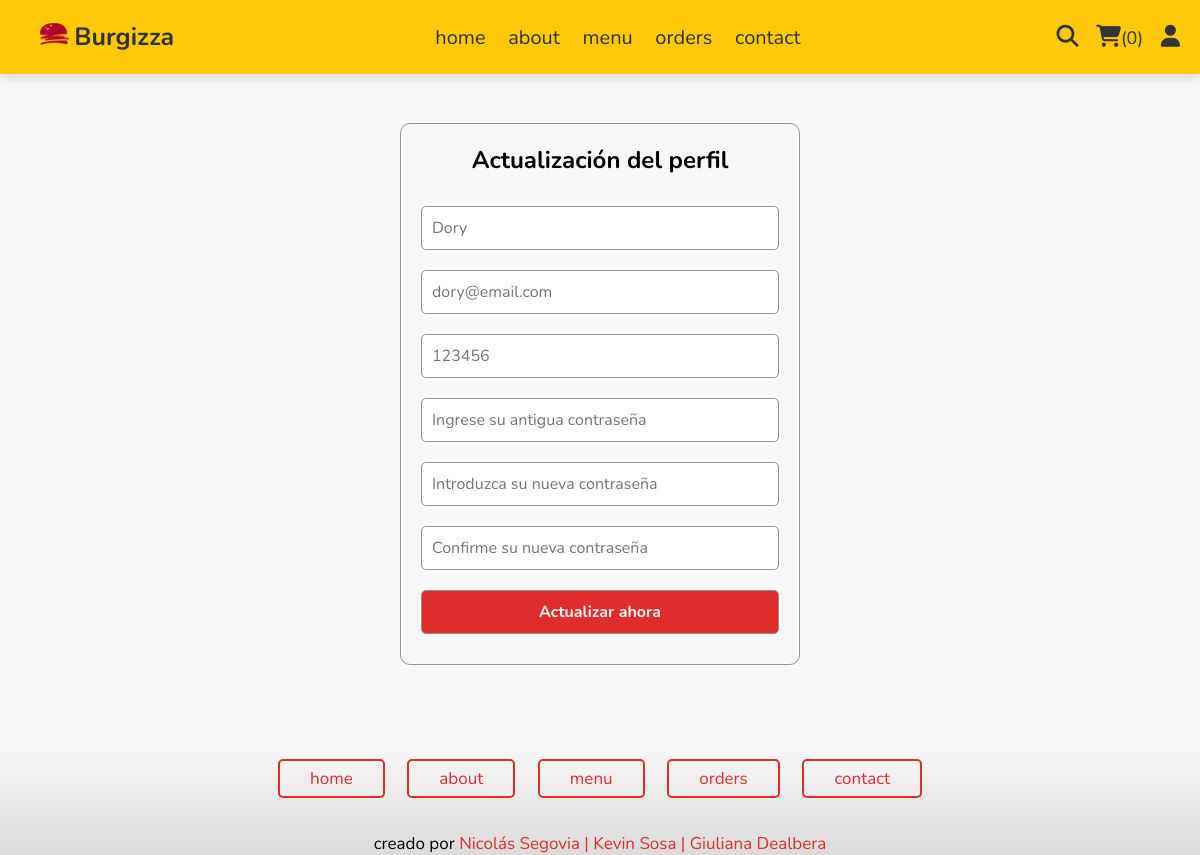
The app's page /update_profile.php (signed in) with its own data.
### tables this page shows
CREATE TABLE `users` (
  `id` int(100) NOT NULL,
  `name` varchar(20) NOT NULL,
  `email` varchar(50) NOT NULL,
  `number` varchar(10) NOT NULL,
  `password` varchar(50) NOT NULL,
  `address` varchar(500) NOT NULL
);

### update_profile.php (the view, shortened to what this page needs)
<?php
include 'components/connect.php';
?>
<!DOCTYPE html>
<html lang="en">
<head>
   <link rel="stylesheet" href="https://cdnjs.cloudflare.com/ajax/libs/font-awesome/6.1.1/css/all.min.css">
   <link rel="stylesheet" href="css/style.css">
</head>
<body>
<?php include 'components/user_header.php'; ?>
<section class="form-container update-form">
   <form action="" method="post">
      <h3>Actualización del perfil</h3>
      <input type="text" name="name" placeholder="<?= $fetch_profile['name']; ?>" class="box" maxlength="50">
      <input type="email" name="email" placeholder="<?= $fetch_profile['email']; ?>" class="box" maxlength="50" oninput="this.value = this.value.replace(/\s/g, '')">
      <input type="number" name="number" placeholder="<?= $fetch_profile['number']; ?>" class="box" min="0" max="9999999999" maxlength="10">
      <input type="password" name="old_pass" placeholder="Ingrese su antigua contraseña" class="box" maxlength="50" oninput="this.value = this.value.replace(/\s/g, '')">
      <input type="password" name="new_pass" placeholder="Introduzca su nueva contraseña" class="box" maxlength="50" oninput="this.value = this.value.replace(/\s/g, '')">
      <input type="password" name="confirm_pass" placeholder="Confirme su nueva contraseña" class="box" maxlength="50" oninput="this.value = this.value.replace(/\s/g, '')">
      <input type="submit" value="Actualizar ahora" name="submit" class="btn">
   </form>
</section>
<?php include 'components/footer.php'; ?>
</body>
</html>

### css/style.css (style rules this page uses)
:root { --red: #e12c2c; --yellow: #ffc809; --light-gray: #959595; --dark-gray: #333; --white: #f7f7f7; --border: .2rem solid var(--light-gray); }
* { font-family: 'Nunito', sans-serif; margin:0; padding:0; box-sizing: border-box; outline: none; border: none; text-decoration: none; transition:all .2s linear; }
html { font-size: 62.5%; overflow-x: hidden; scroll-behavior: smooth; scroll-padding-top: 6rem; }
body { background: var(--white); }
section { padding: 2rem; margin: 0 auto; max-width: 1300px; }
.btn, .delete-btn { display: inline-block; padding: .6rem 3rem; cursor: pointer; font-size: 1.7rem; border-radius: .5rem; position: relative; overflow: hidden; z-index: 0; margin-top: 1rem; }
.btn { border: .2rem solid var(--red); color: var(--red); }
.btn::before { content: ''; position: absolute; top: 0; right: 0; width: 0%; height: 100%; background: var(--red); transition: .3s linear; z-index: -1; }
.form-container { display: flex; flex-direction: column; align-items: center; margin-bottom: 35px; }
.form-container form { max-width: 400px; margin: 0 auto; padding: 20px; border: 1px solid var(--light-gray); border-radius: 10px; }
.form-container form h3 { font-size: 24px; text-align: center; margin-bottom: 20px; }
.form-container form input { margin: 10px 0; padding: 10px; border: 1px solid var(--light-gray); border-radius: 5px; width: 100%; font-size: 16px; }
.form-container form input[type="submit"] { background-color: var(--red); color: var(--white); cursor: pointer; font-weight: bold; }

### update_profile.php (style rules this page uses)
.update-form { display: flex; justify-content: center; align-items: center; min-height: 80vh; }
.update-form form { max-width: 400px; margin: 0 auto; padding: 20px; border: 1px solid var(--light-gray); border-radius: 10px; }
.update-form form h3 { font-size: 24px; text-align: center; margin-bottom: 20px; }
.update-form form input { margin: 10px 0; padding: 10px; border: 1px solid var(--light-gray); border-radius: 5px; width: 100%; font-size: 16px; }
.update-form form input[type="submit"] { background-color: var(--red); color: var(--white); cursor: pointer; font-weight: bold; }

### records on screen
users: name "Dory", email "dory@email.com", number "123456"

### other values on screen
$total_user_cart_items "0"
